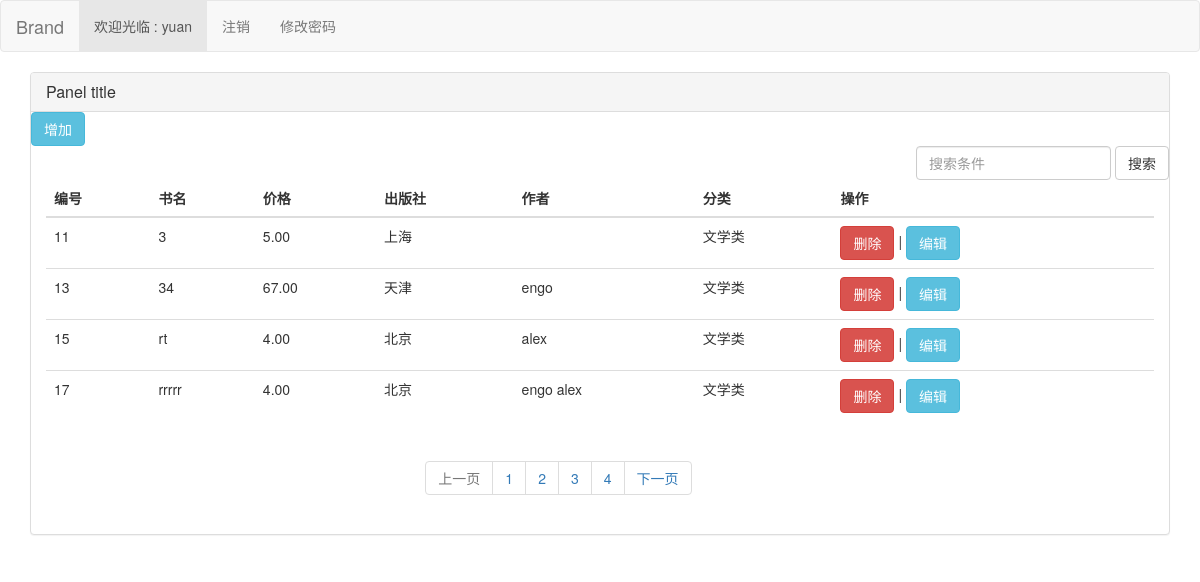
The app's page /add/ (signed in) with its own data.
### blog/models.py (models this page shows, shortened)
class Book(models.Model):
    title = models.CharField(max_length=100)
    authors = models.ManyToManyField(Author)
    publisher = models.ForeignKey(Publish)
    classes=models.ForeignKey(Classfication,default=1)
    price = models.DecimalField(max_digits=5, decimal_places=2, default=10)

class Publish(models.Model):
    name = models.CharField(max_length=30)
    address = models.CharField(max_length=50)
    city = models.CharField(max_length=60)
    def __str__(self):
        return self.name

class Classfication(models.Model):
    name=models.CharField(max_length=32,default='文学类')
    def __str__(self):
        return self.name

class Author(models.Model):
    name = models.CharField(max_length=30)
    def __str__(self):
        return self.name

### blog/views.py (the view)
# urls.py: url(r'^add/', add),
def add(request):
    book_list=Book.objects.all()
    p_obj = Paginator(book_list,4)
    obj_num = request.GET.get('page')
    try:
        list_all = p_obj.page(obj_num)
    except EmptyPage:
        list_all = p_obj.page(p_obj.num_pages)
    except PageNotAnInteger:
        list_all = p_obj.page(1)
    if request.user.is_authenticated():
        return render(request, 'add.html', locals())
    else:
        return render(request,'foo.html')

### templates/add.html (shortened to what this page needs)
{% load staticfiles %}
<!DOCTYPE html>
<html lang="zh-CN">
<head>
    <link rel="stylesheet" href="{% static 'bootstrap/css/bootstrap.css' %}">
</head>
<body>
<nav class="navbar navbar-default">
    <div class="container-fluid">
        <div class="navbar-header">
            <a class="navbar-brand" href="#">Brand</a>
        </div>
        <div class="collapse navbar-collapse" id="bs-example-navbar-collapse-1">
            <ul class="nav navbar-nav">
                <li class="active"><a href="#">欢迎光临 : {{ request.user }}<span class="sr-only">(current)</span></a></li>
                <li><a href="/zhuxiao/">注销</a></li>
                <li class="dropdown">
                    <a href="/xiugaimima/">修改密码 </a>
                </li>
            </ul>
        </div>
    </div>
</nav>
<div class="container">
    <div class="panel panel-default">
        <div class="panel-heading">
            <h3 class="panel-title">Panel title</h3>
        </div>
        <div class="part">
            <a href="/index/">
                <button type="button" data-toggle="modal" class="btn btn-info  add_book " data-target="#my-modal">增加</button>
            </a>
        </div>
        <div class="my-table-tool pull-right">
            <form class="form-inline">
                <div class="form-group">
                    <input type="text" class="form-control" id="my-table-search" placeholder="搜索条件">
                </div>
                <button type="submit" class="btn btn-default">搜索</button>
            </form>
        </div>
        <div class="panel-body">
            <div>
                <table class="table">
                    <thead>
                    <tr>
                        <th>编号</th>
                        <th>书名</th>
                        <th>价格</th>
                        <th>出版社</th>
                        <th>作者</th>
                        <th>分类</th>
                        <th>操作</th>
                    </tr>
                    {% for book in list_all %}
                        <tr>
                            <td>{{ book.id }}</td>
                            <td>{{ book.title }}</td>
                            <td>{{ book.price }}</td>
                            <td>{{ book.publisher }}</td>
                            <td>
                                {% for foo in book.authors.select_related %}
                                    {{ foo }}
                                {% endfor %}
                            </td>
                            <td>{{ book.classes }}</td>
                            <td>
                                <button type="button" class="btn btn-danger deles">删除</button>
                                |
                                <a href="/edit/{{ book.id }}"><button type="button" class="btn btn-info">编辑</button></a>
                            </td>
                        </tr>
                    {% endfor %}
                </table>
                <div class="row">
                    <nav aria-label="Page navigation" class="col-md-4 col-md-offset-4">
                        <ul class="pagination">
                            {% if list_all.has_previous %}
                                <li><a href="/add/?page={{ list_all.previous_page_number }}">上一页</a></li>
                            {% else %}
                                <li class="disabled"><a href="#">上一页</a></li>
                            {% endif %}
                            {% for num in p_obj.page_range %}
                                <li><a href="/add/?page={{ num }}">{{ num }}</a></li>
                            {% endfor %}
                            {% if list_all.has_next %}
                                <li><a href="/add/?page={{ list_all.next_page_number }}">下一页</a></li>
                            {% else %}
                                <li class="disabled"><a href="#">下一页</a></li>
                            {% endif %}
                        </ul>
                    </nav>
                </div>
            </div>
        </div>
    </div>
</div>
</body>
</html>

### records on screen
Book: id "11", title "3", price "5.00", publisher "上海", classes "文学类"
Book: id "13", title "34", price "67.00", publisher "天津", classes "文学类"
Author: name "engo"
Book: id "15", title "rt", price "4.00", publisher "北京", classes "文学类"
Author: name "alex"
Book: id "17", title "rrrrr", price "4.00", publisher "北京", classes "文学类"

### other values on screen
{{ request.user }} "yuan"
{{ num }} "1" "2" "3" "4"
